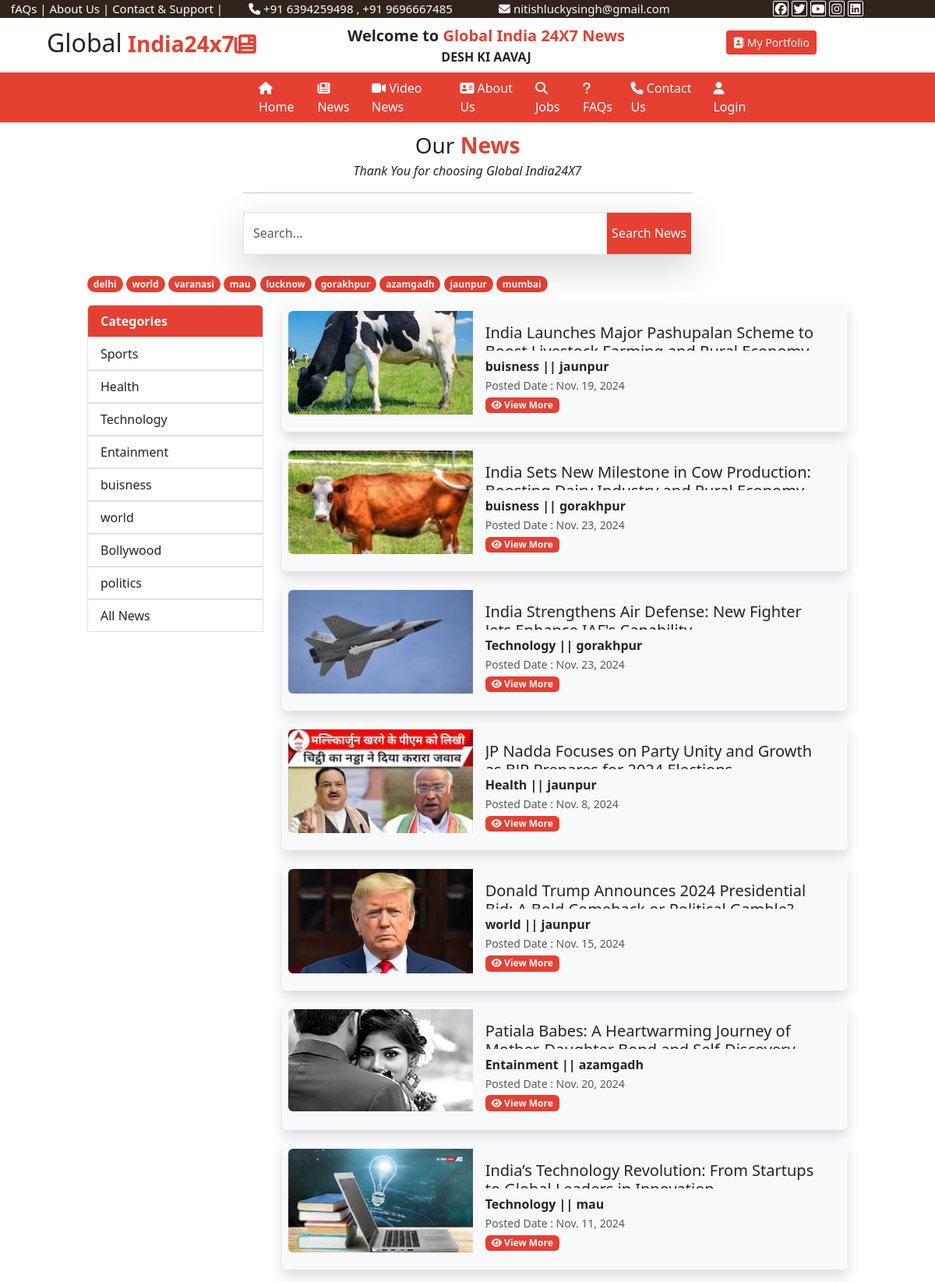
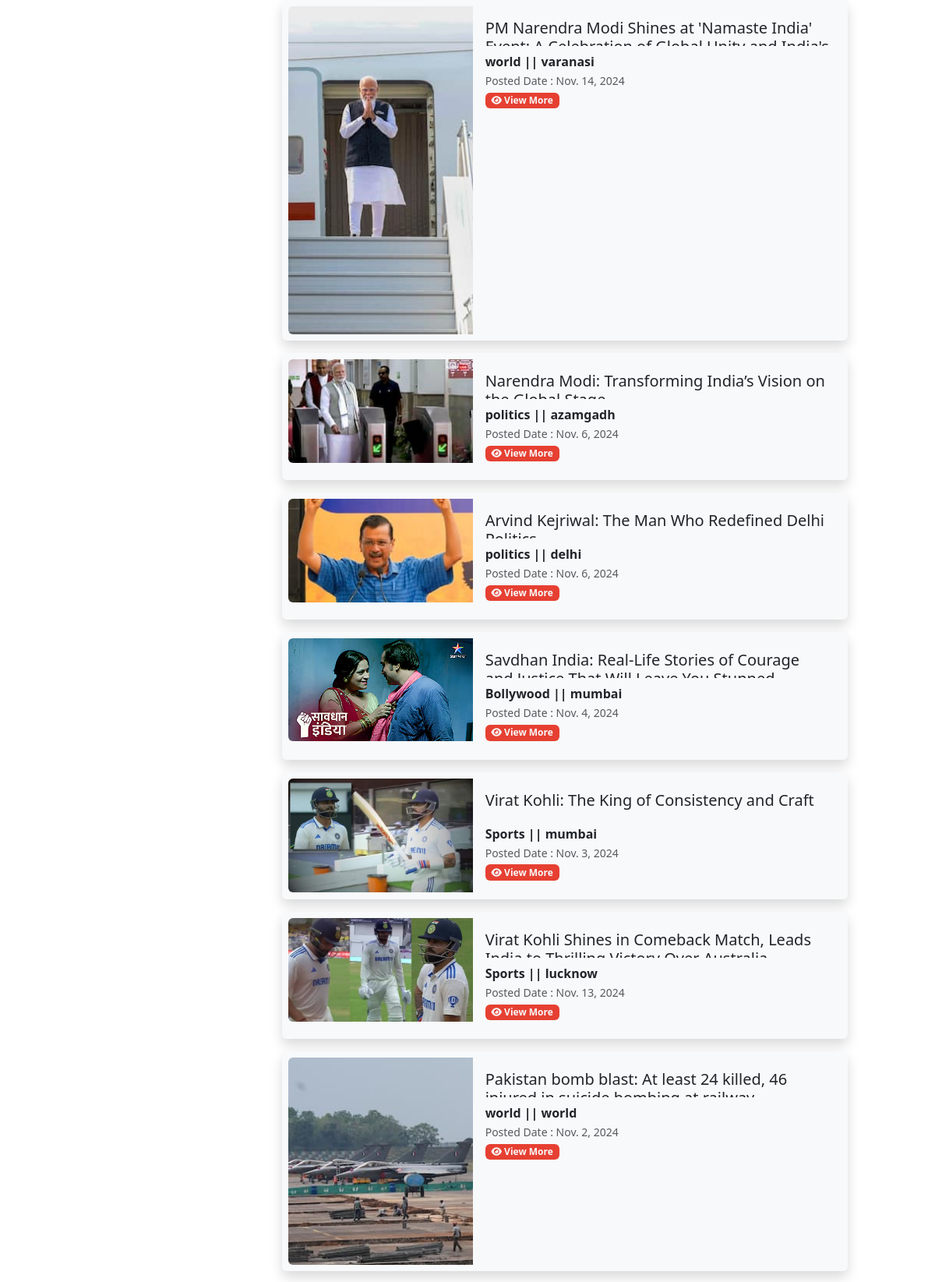
Page /news/ (upper part) on the committed database (2 pictures, top to bottom).
### user/models.py (models this page shows)
class tbl_city(models.Model):
    city_name=models.CharField(max_length=50,null=True)
    city_picture=models.ImageField(upload_to='static/city/',null=True)
    def __str__(self):
        return self.city_name

class category(models.Model):
    category_name=models.CharField(max_length=100,null=True)
    category_picture=models.ImageField(upload_to='static/category/',null=True)
    def __str__(self):
        return self.category_name

class tbl_news(models.Model):
    headline=models.CharField(max_length=400,null=True)
    news_category=models.ForeignKey(category,on_delete=models.CASCADE)
    news_city=models.ForeignKey(tbl_city,on_delete=models.CASCADE)
    news_description=HTMLField(null=True)
    posted_date=models.DateField()
    news_picture=models.ImageField(upload_to='static/news/',null=True)

### user/views.py (the view)
# urls.py: path('news/',views.news),
def news(request):
    catid=request.GET.get('catid')
    cityid=request.GET.get('cityid')
    searchdata=request.GET.get('search')
    if catid is not None:
        data=tbl_news.objects.all().filter(news_category=catid)
    elif cityid is not None:
        data=tbl_news.objects.all().filter(news_city=cityid)
    elif searchdata is not None:
        data=tbl_news.objects.all().filter(Q(headline__icontains=searchdata) | Q(news_category__category_name__icontains=searchdata) | Q(news_description__icontains=searchdata) | Q(news_city__city_name__icontains=searchdata))
    else:
        data=tbl_news.objects.all().order_by('-id')
    citydata=tbl_city.objects.all().order_by('-id')
    categorydata=category.objects.all().order_by('-id')
    mydict={"ndata":data,"citydata":citydata,"categorydata":categorydata}
    return render(request ,'news.html',mydict)

### templates/news.html (shortened to what this page needs)
{% extends 'base.html'%}
{% load static %}
{% block childpage %}
<div class="row heading text-center py-2">
    <div class="col-sm-6 mx-auto">
        <p class="fs-3 m-0">Our <b class="txt-color1">News</b></p>
    <i> Thank You for choosing Global India24X7</i><hr/>
</div>
</div>
<div class="row">
<div class="col-sm-6 mx-auto">
    <form>
  <div class="input-group shadow-lg mb-4 ">
      <input name="search" type="text" class="form-control"placeholder="Search...">
      <i class="input-group-text bg-color1 p-0 rounded-0">
          <input type="submit" value="Search News">
      </i>
  </div>
    </form>
</div>
    </div>
<div class="row">
    <div class="col-sm-10 mx-auto">
        {% for i in citydata %}
        <a href="/news?cityid={{i.id}}"class="badge bg-color1 rounded-pill text-light"style="text-decoration:none;">{{i.city_name}}</a>
        {% endfor %}
    </div>
</div>
<div class="row">
    <div class="col-sm-10 mx-auto mt-3">
        <div class="row">
            <div class="col-sm-3">
                <ul class="list-group" >
  <li class="list-group-item bg-color1 text-light "><b>Categories</b></li>
                    {% for x in categorydata %}
 <a style="text-decoration:none;" href="/news?catid={{x.id}}"> <li class="list-group-item ">
      {{x.category_name}}
  </li></a>
                    {% endfor %}
                     <a style="text-decoration:none;" href="/news/"> <li class="list-group-item " style="text-decoration:none;">All News</li></a>
</ul>
            </div>
            <div class="col-sm-9">
               {% for i in ndata%}
  <div class="card mb-3 border-0 shadow p-2 mb-2 bg-body-tertiary rounded">
  <div class="row g-0">
    <div class="col-md-4">
      <img src="../{{i.news_picture}}" style="max-height:300;" class="img-fluid rounded-start" alt="...">
    </div>
    <div class="col-md-8">
      <div class="card-body">
        <h5 class="card-title" style="height:35px;overflow-y:auto;">{{i.headline}}</h5>
          <b>{{ i.news_category}} || {{i.news_city}}</b><br/>
        <p class="card-text"><small class="text-body-secondary"> Posted Date : {{i.posted_date}} </small><br/>
          <a href="/newsdetails?nid={{i.id}}" class="badge bg-color1 rounded-Pill text-light" style="text-decoration:none;"><i class="fa-solid fa-eye"></i> View More</a>
          </p>
      </div>
    </div>
  </div>
</div>
                {% endfor %}
            </div>
        </div>
    </div>
</div>
{% endblock %}

### templates/base.html (style rules this page uses)
body { overflow-x:hidden }
:root { --bgcolor1:#e64032; --bgcolor2:#31241c; --bgcolor3:#ffaf0f; }
.bg-color1 { background:var(--bgcolor1); }
.txt-color1 { color:var(--bgcolor1); }
ul { list-style:none; }

### templates/news.html (style rules this page uses)
.form-control { height:55px; border-radius:0px !important; }
.input-group-text input { background:transparent; color:white; height:50px; border:none; }

### rows in the picture
tbl_city: city_name "delhi"
tbl_city: city_name "world"
tbl_city: city_name "varanasi"
tbl_city: city_name "mau"
tbl_city: city_name "lucknow"
tbl_city: city_name "gorakhpur"
tbl_city: city_name "azamgadh"
tbl_city: city_name "jaunpur"
tbl_city: city_name "mumbai"
category: category_name "Sports"
category: category_name "Health"
category: category_name "Technology"
category: category_name "Entainment"
category: category_name "buisness"
category: category_name "world"
category: category_name "Bollywood"
category: category_name "politics"
tbl_news: news_picture (picture), headline "India Launches Major Pashupalan Scheme to…", news_category "buisness", news_city "jaunpur", posted_date "Nov. 19, 2024"
tbl_news: news_picture (picture), headline "India Sets New Milestone in Cow Production:…", news_category "buisness", news_city "gorakhpur", posted_date "Nov. 23, 2024"
tbl_news: news_picture (picture), headline "India Strengthens Air Defense: New Fighter…", news_category "Technology", news_city "gorakhpur", posted_date "Nov. 23, 2024"
tbl_news: news_picture (picture), headline "JP Nadda Focuses on Party Unity and Growth…", news_category "Health", news_city "jaunpur", posted_date "Nov. 8, 2024"
tbl_news: news_picture (picture), headline "Donald Trump Announces 2024 Presidential…", news_category "world", news_city "jaunpur", posted_date "Nov. 15, 2024"
tbl_news: news_picture (picture), headline "Patiala Babes: A Heartwarming Journey of…", news_category "Entainment", news_city "azamgadh", posted_date "Nov. 20, 2024"
tbl_news: news_picture (picture), headline "India’s Technology Revolution: From Startups…", news_category "Technology", news_city "mau", posted_date "Nov. 11, 2024"
tbl_news: news_picture (picture), headline "PM Narendra Modi Shines at 'Namaste India'…", news_category "world", news_city "varanasi", posted_date "Nov. 14, 2024"
tbl_news: news_picture (picture), headline "Narendra Modi: Transforming India’s Vision on…", news_category "politics", news_city "azamgadh", posted_date "Nov. 6, 2024"
tbl_news: news_picture (picture), headline "Arvind Kejriwal: The Man Who Redefined Delhi…", news_category "politics", news_city "delhi", posted_date "Nov. 6, 2024"
tbl_news: news_picture (picture), headline "Savdhan India: Real-Life Stories of Courage…", news_category "Bollywood", news_city "mumbai", posted_date "Nov. 4, 2024"
tbl_news: news_picture (picture), headline "Virat Kohli: The King of Consistency and Craft", news_category "Sports", news_city "mumbai", posted_date "Nov. 3, 2024"
tbl_news: news_picture (picture), headline "Virat Kohli Shines in Comeback Match, Leads…", news_category "Sports", news_city "lucknow", posted_date "Nov. 13, 2024"
tbl_news: news_picture (picture), headline "Pakistan bomb blast: At least 24 killed, 46…", news_category "world", news_city "world", posted_date "Nov. 2, 2024"
